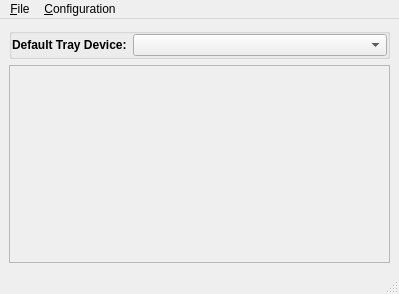
<?xml version="1.0" encoding="UTF-8"?>
<ui version="4.0">
 <class>MixerGUI</class>
 <widget class="QMainWindow" name="MixerGUI">
  <property name="geometry">
   <rect>
    <x>0</x>
    <y>0</y>
    <width>399</width>
    <height>294</height>
   </rect>
  </property>
  <property name="windowTitle">
   <string>Mixer</string>
  </property>
  <widget class="QWidget" name="centralwidget">
   <layout class="QVBoxLayout" name="verticalLayout">
    <item>
     <widget class="QGroupBox" name="group_tray">
      <property name="title">
       <string/>
      </property>
      <property name="flat">
       <bool>true</bool>
      </property>
      <layout class="QFormLayout" name="formLayout">
       <property name="margin">
        <number>0</number>
       </property>
       <item row="0" column="0">
        <widget class="QLabel" name="label">
         <property name="font">
          <font>
           <weight>75</weight>
           <bold>true</bold>
          </font>
         </property>
         <property name="text">
          <string>Default Tray Device:</string>
         </property>
        </widget>
       </item>
       <item row="0" column="1">
        <widget class="QComboBox" name="combo_default"/>
       </item>
      </layout>
     </widget>
    </item>
    <item>
     <widget class="QScrollArea" name="scrollArea">
      <property name="widgetResizable">
       <bool>true</bool>
      </property>
      <widget class="QWidget" name="scrollAreaWidgetContents">
       <property name="geometry">
        <rect>
         <x>0</x>
         <y>0</y>
         <width>383</width>
         <height>207</height>
        </rect>
       </property>
      </widget>
     </widget>
    </item>
   </layout>
  </widget>
  <widget class="QMenuBar" name="menubar">
   <property name="geometry">
    <rect>
     <x>0</x>
     <y>0</y>
     <width>399</width>
     <height>20</height>
    </rect>
   </property>
   <widget class="QMenu" name="menuFile">
    <property name="title">
     <string>&amp;File</string>
    </property>
    <addaction name="actionClose_Mixer"/>
    <addaction name="separator"/>
    <addaction name="actionClose_Mixer_and_Tray"/>
   </widget>
   <widget class="QMenu" name="menuConfiguration">
    <property name="title">
     <string>&amp;Configuration</string>
    </property>
    <addaction name="action_Change_Audio_Device"/>
    <addaction name="separator"/>
    <addaction name="action_PulseAudio_Mixer"/>
    <addaction name="actionPulseAudio_Settings"/>
   </widget>
   <addaction name="menuFile"/>
   <addaction name="menuConfiguration"/>
  </widget>
  <widget class="QStatusBar" name="statusbar"/>
  <action name="actionClose_Mixer_and_Tray">
   <property name="icon">
    <iconset resource="pc-mixer.qrc">
     <normaloff>:/icons/application-exit.png</normaloff>:/icons/application-exit.png</iconset>
   </property>
   <property name="text">
    <string>Close Mixer and Tray</string>
   </property>
  </action>
  <action name="actionClose_Mixer">
   <property name="icon">
    <iconset resource="pc-mixer.qrc">
     <normaloff>:/icons/window-close.png</normaloff>:/icons/window-close.png</iconset>
   </property>
   <property name="text">
    <string>&amp;Quit Mixer</string>
   </property>
  </action>
  <action name="action_Change_Audio_Device">
   <property name="icon">
    <iconset resource="pc-mixer.qrc">
     <normaloff>:/icons/audio-card.png</normaloff>:/icons/audio-card.png</iconset>
   </property>
   <property name="text">
    <string>Change &amp;Audio Device</string>
   </property>
   <property name="whatsThis">
    <string>pc-su pc-soundconfig</string>
   </property>
  </action>
  <action name="action_PulseAudio_Mixer">
   <property name="icon">
    <iconset resource="pc-mixer.qrc">
     <normaloff>:/icons/pulseaudio.png</normaloff>:/icons/pulseaudio.png</iconset>
   </property>
   <property name="text">
    <string>&amp;PulseAudio Mixer</string>
   </property>
   <property name="whatsThis">
    <string>pavucontrol</string>
   </property>
  </action>
  <action name="actionPulseAudio_Settings">
   <property name="icon">
    <iconset resource="pc-mixer.qrc">
     <normaloff>:/icons/pulseaudio-config.png</normaloff>:/icons/pulseaudio-config.png</iconset>
   </property>
   <property name="text">
    <string>PulseAudio &amp;Settings</string>
   </property>
   <property name="whatsThis">
    <string>paprefs</string>
   </property>
  </action>
 </widget>
 <resources>
  <include location="pc-mixer.qrc"/>
 </resources>
 <connections/>
</ui>
